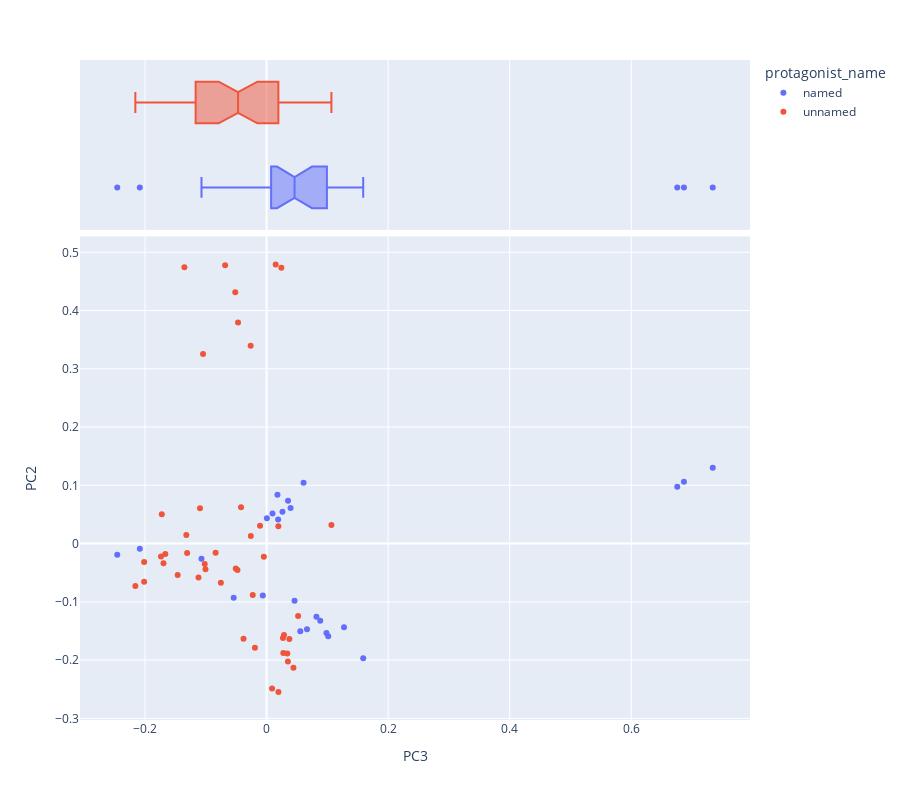

The code cell stored with this chart in its notebook:
### Code cell
import pandas as pd
import numpy as np
from scipy.linalg import norm
import plotly_express as px
import seaborn as sns
from sklearn.decomposition import PCA
sns.set(style='ticks')
OHCO = ['book_id', 'chap_id']
# Added after class
norm_docs = True # This has the effect of exaggerating variance when False
center_term_vectors = True # This has the effect of demoting authorship when False
colors = "YlGnBu" 
# colors = "Spectral"




pca_engine = PCA(n_components=10)
DCM = pd.DataFrame(pca_engine.fit_transform(L2.fillna(0)), index=L2.index)
DCM.columns = ['PC{}'.format(i) for i in DCM.columns]
DCM = DCM.join(LIB[['author','protagonist_name']], on='book_id') #the lavel i will use is work_type
def vis_pcs(M, a, b, label='author', hover_name='author', symbol=None, size=None):
    return px.scatter(M, f"PC{a}", f"PC{b}", color=label, hover_name=hover_name, 
                     symbol=symbol, size=size,
                     marginal_x='box', height=800)

def vis_loadings(a=0, b=1, hover_name='term_str'):
    return px.scatter(LOADINGS.reset_index(), f"PC{a}", f"PC{b}", 
                      text='term_str', hover_name='term_str',
                      size='dfidf', color='max_pos_group', 
                      marginal_x='box', height=800)
LOADINGS = pd.DataFrame(pca_engine.components_.T * np.sqrt(pca_engine.explained_variance_))
LOADINGS.columns = ["PC{}".format(i) for i in LOADINGS.columns]
LOADINGS.index = L2.columns
LOADINGS.index.name = 'term_str'
LOADINGS = LOADINGS.join(VOCAB)
vis_pcs(DCM, 3, 2, label='protagonist_name', hover_name= 'protagonist_name')

### Figure 1 — Plotly figure (JSON) as saved in the notebook; plotly's stock layout.template omitted (floating-point values rounded to 4 significant figures)
{"data": [{"hovertemplate": "<b>%{hovertext}</b><br><br>protagonist_name=named<br>PC3=%{x}<br>PC2=%{y}<extra></extra>", "hovertext": ["named", "named", "named", "named", "named", "named", "named", "named", "named", "named", "named", "named", "named", "named", "named", "named", "named", "named", "named", "named", "named", "named", "named", "named", "named"], "legendgroup": "named", "marker": {"color": "#636efa", "symbol": "circle"}, "mode": "markers", "name": "named", "orientation": "v", "showlegend": true, "type": "scatter", "x": [0.6757, 0.7341, 0.6867, -0.1071, -0.2086, -0.2457, -0.05414, 0.03944, 0.06085, 0.009774, 0.0005073, 0.019, 0.01788, 0.0353, 0.02614, 0.159, 0.1274, 0.1014, 0.05546, 0.04601, 0.0985, 0.0883, 0.06646, -0.006189, 0.08204], "xaxis": "x", "y": [0.09739, 0.1302, 0.1061, -0.02618, -0.008943, -0.0191, -0.09303, 0.06106, 0.1045, 0.05183, 0.04332, 0.04145, 0.08381, 0.0734, 0.05467, -0.1969, -0.1434, -0.159, -0.1506, -0.09792, -0.1535, -0.1324, -0.147, -0.08912, -0.1256], "yaxis": "y"}, {"alignmentgroup": "True", "hovertemplate": "<b>%{hovertext}</b><br><br>protagonist_name=named<br>PC3=%{x}<extra></extra>", "hovertext": ["named", "named", "named", "named", "named", "named", "named", "named", "named", "named", "named", "named", "named", "named", "named", "named", "named", "named", "named", "named", "named", "named", "named", "named", "named"], "legendgroup": "named", "marker": {"color": "#636efa", "symbol": "circle"}, "name": "named", "notched": true, "offsetgroup": "named", "showlegend": false, "type": "box", "x": [0.6757, 0.7341, 0.6867, -0.1071, -0.2086, -0.2457, -0.05414, 0.03944, 0.06085, 0.009774, 0.0005073, 0.019, 0.01788, 0.0353, 0.02614, 0.159, 0.1274, 0.1014, 0.05546, 0.04601, 0.0985, 0.0883, 0.06646, -0.006189, 0.08204], "xaxis": "x2", "yaxis": "y2"}, {"hovertemplate": "<b>%{hovertext}</b><br><br>protagonist_name=unnamed<br>PC3=%{x}<br>PC2=%{y}<extra></extra>", "hovertext": ["unnamed", "unnamed", "unnamed", "unnamed", "unnamed", "unnamed", "unnamed", "unnamed", "unnamed", "unnamed", "unnamed", "unnamed", "unnamed", "unnamed", "unnamed", "unnamed", "unnamed", "unnamed", "unnamed", "unnamed", "unnamed", "unnamed", "unnamed", "unnamed", "unnamed", "unnamed", "unnamed", "unnamed", "unnamed", "unnamed", "unnamed", "unnamed", "unnamed", "unnamed", "unnamed", "unnamed", "unnamed", "unnamed", "unnamed", "unnamed", "unnamed", "unnamed", "unnamed", "unnamed", "unnamed"], "legendgroup": "unnamed", "marker": {"color": "#EF553B", "symbol": "circle"}, "mode": "markers", "name": "unnamed", "orientation": "v", "showlegend": true, "type": "scatter", "x": [-0.1096, -0.1666, -0.2159, -0.1321, -0.08389, -0.1018, -0.1308, -0.02271, -0.05076, -0.1724, 0.01937, -0.02619, 0.04419, 0.009011, -0.04204, 0.03415, 0.0351, 0.02697, -0.03794, -0.1046, 0.02865, 0.0195, 0.1067, 0.02754, -0.04695, -0.1352, -0.05151, 0.01496, 0.02435, -0.0682, -0.01076, 0.0375, -0.02593, -0.004527, -0.0192, -0.07523, -0.04796, -0.1463, -0.1005, -0.1121, -0.1738, -0.1696, -0.2015, -0.2015, 0.05186], "xaxis": "x", "y": [0.06049, -0.01783, -0.07293, 0.0149, -0.01581, -0.03518, -0.01598, -0.08844, -0.04283, 0.05033, 0.0299, 0.3394, -0.213, -0.2489, 0.06248, -0.1887, -0.2026, -0.1623, -0.1634, 0.3254, -0.1569, -0.2549, 0.0321, -0.1877, 0.3797, 0.4745, 0.4313, 0.4792, 0.4733, 0.4778, 0.03065, -0.1637, 0.01291, -0.02245, -0.1786, -0.06732, -0.04551, -0.05407, -0.0442, -0.05838, -0.02233, -0.03389, -0.03171, -0.06565, -0.1243], "yaxis": "y"}, {"alignmentgroup": "True", "hovertemplate": "<b>%{hovertext}</b><br><br>protagonist_name=unnamed<br>PC3=%{x}<extra></extra>", "hovertext": ["unnamed", "unnamed", "unnamed", "unnamed", "unnamed", "unnamed", "unnamed", "unnamed", "unnamed", "unnamed", "unnamed", "unnamed", "unnamed", "unnamed", "unnamed", "unnamed", "unnamed", "unnamed", "unnamed", "unnamed", "unnamed", "unnamed", "unnamed", "unnamed", "unnamed", "unnamed", "unnamed", "unnamed", "unnamed", "unnamed", "unnamed", "unnamed", "unnamed", "unnamed", "unnamed", "unnamed", "unnamed", "unnamed", "unnamed", "unnamed", "unnamed", "unnamed", "unnamed", "unnamed", "unnamed"], "legendgroup": "unnamed", "marker": {"color": "#EF553B", "symbol": "circle"}, "name": "unnamed", "notched": true, "offsetgroup": "unnamed", "showlegend": false, "type": "box", "x": [-0.1096, -0.1666, -0.2159, -0.1321, -0.08389, -0.1018, -0.1308, -0.02271, -0.05076, -0.1724, 0.01937, -0.02619, 0.04419, 0.009011, -0.04204, 0.03415, 0.0351, 0.02697, -0.03794, -0.1046, 0.02865, 0.0195, 0.1067, 0.02754, -0.04695, -0.1352, -0.05151, 0.01496, 0.02435, -0.0682, -0.01076, 0.0375, -0.02593, -0.004527, -0.0192, -0.07523, -0.04796, -0.1463, -0.1005, -0.1121, -0.1738, -0.1696, -0.2015, -0.2015, 0.05186], "xaxis": "x2", "yaxis": "y2"}], "layout": {"height": 800, "legend": {"title": {"text": "protagonist_name"}, "tracegroupgap": 0}, "margin": {"t": 60}, "xaxis": {"anchor": "y", "domain": [0, 1], "title": {"text": "PC3"}}, "xaxis2": {"anchor": "y2", "domain": [0, 1], "matches": "x", "showgrid": true, "showticklabels": false}, "yaxis": {"anchor": "x", "domain": [0, 0.7326], "title": {"text": "PC2"}}, "yaxis2": {"anchor": "x2", "domain": [0.7426, 1], "matches": "y2", "showgrid": false, "showline": false, "showticklabels": false, "ticks": ""}}}
